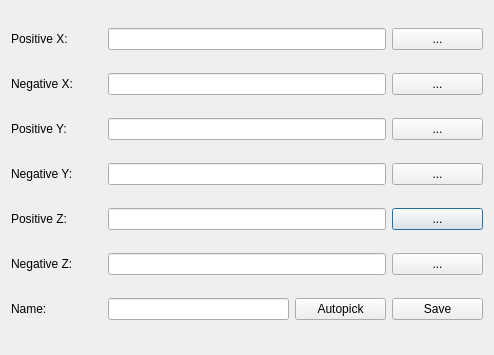
<?xml version="1.0" encoding="UTF-8"?>
<ui version="4.0">
 <class>SkyboxEditDialog</class>
 <widget class="QDialog" name="SkyboxEditDialog">
  <property name="geometry">
   <rect>
    <x>0</x>
    <y>0</y>
    <width>494</width>
    <height>355</height>
   </rect>
  </property>
  <property name="windowTitle">
   <string>Sky box edit</string>
  </property>
  <layout class="QGridLayout" name="gridLayout">
   <item row="3" column="0">
    <widget class="QLabel" name="label_3">
     <property name="text">
      <string>Negative Y:</string>
     </property>
    </widget>
   </item>
   <item row="4" column="4">
    <widget class="QPushButton" name="pushButton_4">
     <property name="text">
      <string>...</string>
     </property>
    </widget>
   </item>
   <item row="1" column="1" colspan="3">
    <widget class="QLineEdit" name="negXEdit">
     <property name="readOnly">
      <bool>true</bool>
     </property>
    </widget>
   </item>
   <item row="2" column="1" colspan="3">
    <widget class="QLineEdit" name="posYEdit">
     <property name="readOnly">
      <bool>true</bool>
     </property>
    </widget>
   </item>
   <item row="1" column="0">
    <widget class="QLabel" name="label">
     <property name="text">
      <string>Negative X:</string>
     </property>
    </widget>
   </item>
   <item row="2" column="4">
    <widget class="QPushButton" name="pushButton_2">
     <property name="text">
      <string>...</string>
     </property>
    </widget>
   </item>
   <item row="5" column="1" colspan="3">
    <widget class="QLineEdit" name="negZEdit">
     <property name="readOnly">
      <bool>true</bool>
     </property>
    </widget>
   </item>
   <item row="4" column="1" colspan="3">
    <widget class="QLineEdit" name="posZEdit">
     <property name="readOnly">
      <bool>true</bool>
     </property>
    </widget>
   </item>
   <item row="4" column="0">
    <widget class="QLabel" name="label_4">
     <property name="text">
      <string>Positive Z: </string>
     </property>
    </widget>
   </item>
   <item row="3" column="1" colspan="3">
    <widget class="QLineEdit" name="negYEdit">
     <property name="readOnly">
      <bool>true</bool>
     </property>
    </widget>
   </item>
   <item row="0" column="4">
    <widget class="QPushButton" name="pushButton_6">
     <property name="text">
      <string>...</string>
     </property>
    </widget>
   </item>
   <item row="2" column="0">
    <widget class="QLabel" name="label_2">
     <property name="text">
      <string>Positive Y: </string>
     </property>
    </widget>
   </item>
   <item row="3" column="4">
    <widget class="QPushButton" name="pushButton_3">
     <property name="text">
      <string>...</string>
     </property>
    </widget>
   </item>
   <item row="0" column="0">
    <widget class="QLabel" name="label_6">
     <property name="text">
      <string>Positive X: </string>
     </property>
    </widget>
   </item>
   <item row="5" column="4">
    <widget class="QPushButton" name="pushButton_5">
     <property name="text">
      <string>...</string>
     </property>
    </widget>
   </item>
   <item row="0" column="1" colspan="3">
    <widget class="QLineEdit" name="posXEdit">
     <property name="readOnly">
      <bool>true</bool>
     </property>
    </widget>
   </item>
   <item row="1" column="4">
    <widget class="QPushButton" name="pushButton">
     <property name="text">
      <string>...</string>
     </property>
    </widget>
   </item>
   <item row="5" column="0">
    <widget class="QLabel" name="label_5">
     <property name="text">
      <string>Negative Z:</string>
     </property>
    </widget>
   </item>
   <item row="6" column="4">
    <widget class="QPushButton" name="pushButton_7">
     <property name="text">
      <string>Save</string>
     </property>
    </widget>
   </item>
   <item row="6" column="0">
    <widget class="QLabel" name="label_7">
     <property name="text">
      <string>Name:</string>
     </property>
    </widget>
   </item>
   <item row="6" column="1" colspan="2">
    <widget class="QLineEdit" name="nameEdit"/>
   </item>
   <item row="6" column="3">
    <widget class="QPushButton" name="pushButton_8">
     <property name="text">
      <string>Autopick</string>
     </property>
    </widget>
   </item>
  </layout>
 </widget>
 <resources/>
 <connections>
  <connection>
   <sender>pushButton_6</sender>
   <signal>clicked()</signal>
   <receiver>SkyboxEditDialog</receiver>
   <slot>onPosXClicked()</slot>
   <hints>
    <hint type="sourcelabel">
     <x>484</x>
     <y>48</y>
    </hint>
    <hint type="destinationlabel">
     <x>259</x>
     <y>23</y>
    </hint>
   </hints>
  </connection>
  <connection>
   <sender>pushButton</sender>
   <signal>clicked()</signal>
   <receiver>SkyboxEditDialog</receiver>
   <slot>onNegXClicked()</slot>
   <hints>
    <hint type="sourcelabel">
     <x>484</x>
     <y>94</y>
    </hint>
    <hint type="destinationlabel">
     <x>239</x>
     <y>101</y>
    </hint>
   </hints>
  </connection>
  <connection>
   <sender>pushButton_2</sender>
   <signal>clicked()</signal>
   <receiver>SkyboxEditDialog</receiver>
   <slot>onPosYClicked()</slot>
   <hints>
    <hint type="sourcelabel">
     <x>484</x>
     <y>140</y>
    </hint>
    <hint type="destinationlabel">
     <x>214</x>
     <y>177</y>
    </hint>
   </hints>
  </connection>
  <connection>
   <sender>pushButton_3</sender>
   <signal>clicked()</signal>
   <receiver>SkyboxEditDialog</receiver>
   <slot>onNegYClicked()</slot>
   <hints>
    <hint type="sourcelabel">
     <x>484</x>
     <y>186</y>
    </hint>
    <hint type="destinationlabel">
     <x>207</x>
     <y>258</y>
    </hint>
   </hints>
  </connection>
  <connection>
   <sender>pushButton_4</sender>
   <signal>clicked()</signal>
   <receiver>SkyboxEditDialog</receiver>
   <slot>onPosZClicked()</slot>
   <hints>
    <hint type="sourcelabel">
     <x>484</x>
     <y>232</y>
    </hint>
    <hint type="destinationlabel">
     <x>177</x>
     <y>327</y>
    </hint>
   </hints>
  </connection>
  <connection>
   <sender>pushButton_5</sender>
   <signal>clicked()</signal>
   <receiver>SkyboxEditDialog</receiver>
   <slot>onNegZClicked()</slot>
   <hints>
    <hint type="sourcelabel">
     <x>484</x>
     <y>278</y>
    </hint>
    <hint type="destinationlabel">
     <x>162</x>
     <y>396</y>
    </hint>
   </hints>
  </connection>
  <connection>
   <sender>pushButton_7</sender>
   <signal>clicked()</signal>
   <receiver>SkyboxEditDialog</receiver>
   <slot>onSaveClicked()</slot>
   <hints>
    <hint type="sourcelabel">
     <x>484</x>
     <y>324</y>
    </hint>
    <hint type="destinationlabel">
     <x>224</x>
     <y>485</y>
    </hint>
   </hints>
  </connection>
  <connection>
   <sender>pushButton_8</sender>
   <signal>clicked()</signal>
   <receiver>SkyboxEditDialog</receiver>
   <slot>onAutoPick()</slot>
   <hints>
    <hint type="sourcelabel">
     <x>343</x>
     <y>321</y>
    </hint>
    <hint type="destinationlabel">
     <x>327</x>
     <y>346</y>
    </hint>
   </hints>
  </connection>
 </connections>
 <slots>
  <slot>onPosXClicked()</slot>
  <slot>onNegXClicked()</slot>
  <slot>onPosYClicked()</slot>
  <slot>onNegYClicked()</slot>
  <slot>onPosZClicked()</slot>
  <slot>onNegZClicked()</slot>
  <slot>onSaveClicked()</slot>
  <slot>onPathClicked()</slot>
  <slot>onAutoPick()</slot>
 </slots>
</ui>
